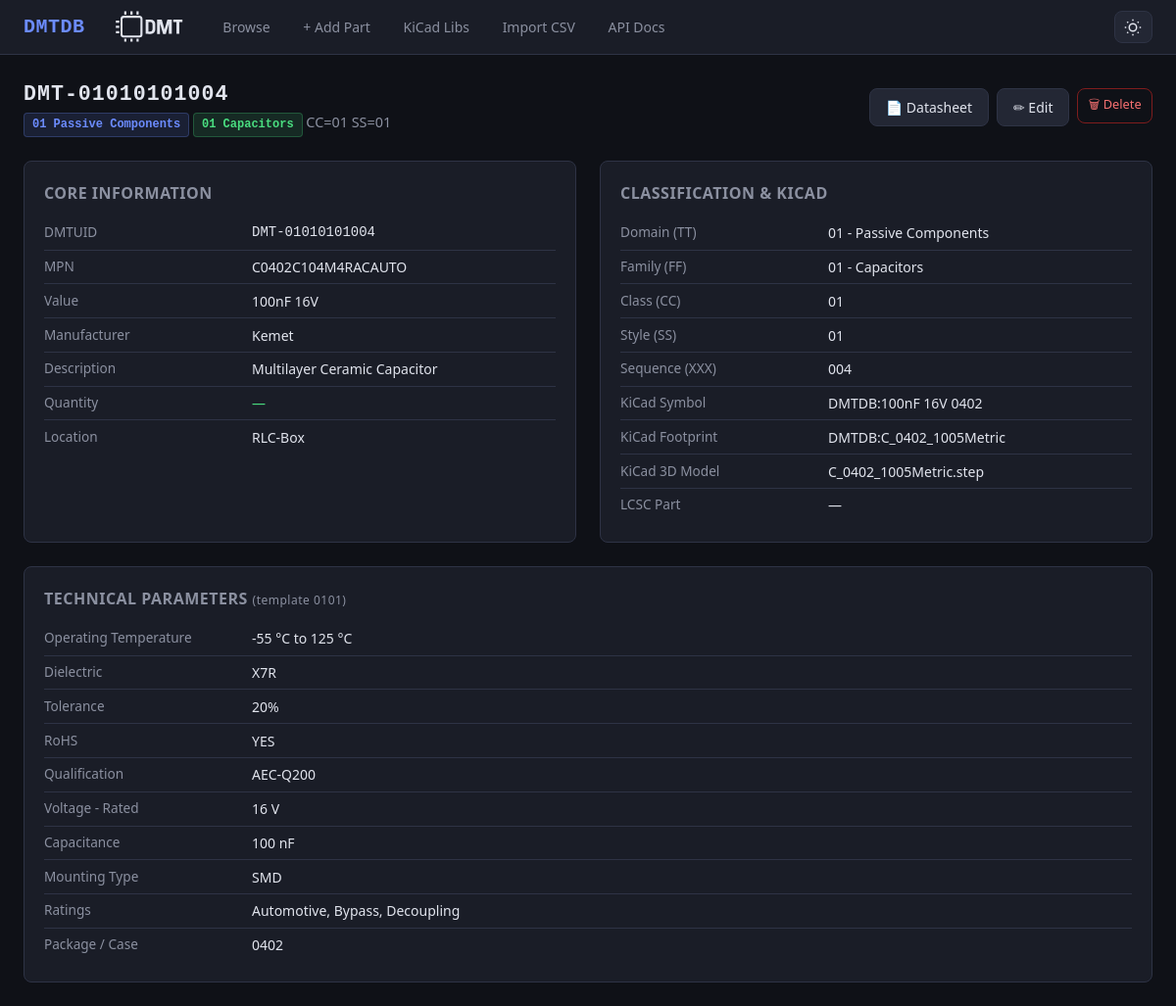
/part/DMT-01010101004, run on an earlier commit of the app's database.
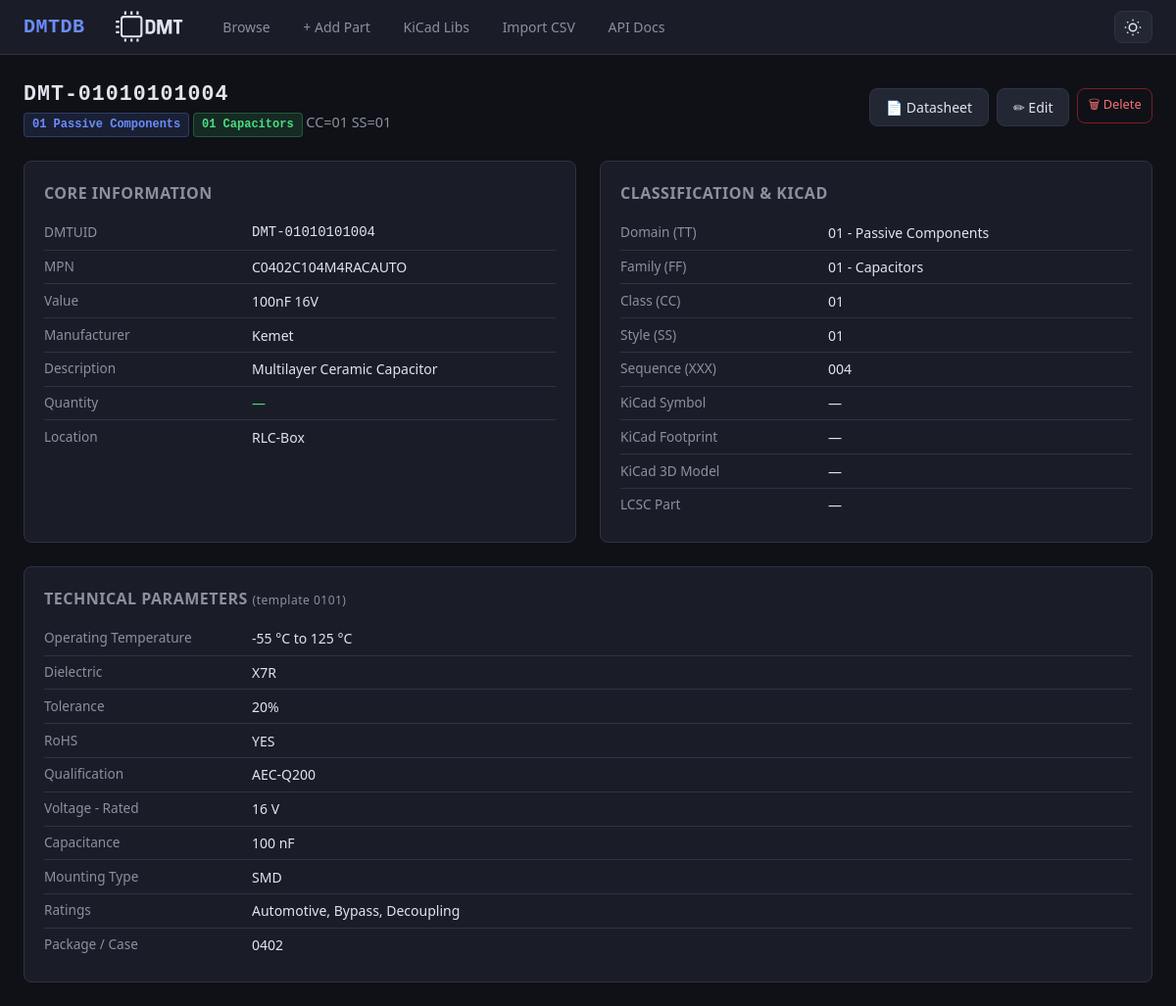
And on a later commit of the database.
### db/models.py (models this page shows, shortened)
class Base(DeclarativeBase):
    pass

class Part(Base):
    __tablename__ = "parts"
    dmtuid = Column(String(20), primary_key=True)               # DMT-TTFFCCSSXXX
    tt  = Column(String(2), nullable=False, index=True)
    ff  = Column(String(2), nullable=False, index=True)
    cc  = Column(String(2), nullable=False, index=True)
    ss  = Column(String(2), nullable=False, index=True)
    xxx = Column(String(3), nullable=False)
    mpn          = Column(String(200), index=True, default="")
    manufacturer = Column(String(200), index=True, default="")
    value        = Column(String(200), index=True, default="")
    description  = Column(Text, default="")
    quantity     = Column(String(50), default="")
    location     = Column(String(200), default="")
    datasheet    = Column(Text, default="")
    kicad_symbol    = Column(String(300), default="")
    kicad_footprint = Column(String(300), default="")
    kicad_libref    = Column(String(300), default="")
    kicad_3dmodel   = Column(String(300), default="")
    extra_json = Column(Text, default="{}")
    notes      = Column(Text, default="")
    created_at = Column(DateTime, default=lambda: datetime.now(timezone.utc))
    updated_at = Column(DateTime, default=lambda: datetime.now(timezone.utc),
                        onupdate=lambda: datetime.now(timezone.utc))
    fields = relationship(
        "PartField", back_populates="part",
        cascade="all, delete-orphan", lazy="selectin",
    )
    __table_args__ = (
        Index("ix_ttffccss", "tt", "ff", "cc", "ss"),
    )

### ui/routes_detail.py (the view)
@ui_bp.route("/part/<dmtuid>")
def part_detail(dmtuid: str):
    session = get_session()
    try:
        part = PartsService.get(session, dmtuid)
        if not part:
            abort(404)
        template = get_fields(part.tt, part.ff)
        return render_template(
            "detail.html",
            part=part,
            template=template,
            domain_name=domain_name,
            family_name=family_name,
        )
    finally:
        session.close()

### db/engine.py (called while the page is built)
def get_session() -> Session:
    if _SessionLocal is None:
        raise RuntimeError("Database not initialised - call init_db() first")
    return _SessionLocal()

### schema/loader.py (called while the page is built)
def domain_name(tt: str) -> str:
    return _domain_map.get(tt, "Unknown")

def family_name(tt: str, ff: str) -> str:
    return _family_map.get(f"{tt}{ff}", "Unknown")

### schema/templates.py (called while the page is built)
def get_fields(tt: str, ff: str) -> Optional[list[str]]:
    return _templates.get(f"{tt}{ff}")

### services/parts_service.py (called while the page is built)
    @staticmethod
    def get(session: Session, dmtuid: str) -> Part | None:
        return session.get(Part, dmtuid.upper())

### templates/detail.html (shortened to what the changed rows need)
{% extends "base.html" %}
{% block content %}
<div class="page-header">
  <div>
    <h1 style="font-family:var(--mono); letter-spacing:1px;">{{ part.dmtuid }}</h1>
    <span class="subtitle">
      <span class="badge badge-domain">{{ part.tt }} {{ domain_name(part.tt) }}</span>
      <span class="badge badge-family">{{ part.ff }} {{ family_name(part.tt, part.ff) }}</span>
      CC={{ part.cc }} SS={{ part.ss }}
    </span>
  </div>
</div>
<div class="detail-grid">
  <div class="detail-card">
    <h2>Core Information</h2>
    <div class="field-row"><span class="field-label">DMTUID</span><span class="field-value"
        style="font-family:var(--mono)">{{ part.dmtuid }}</span></div>
    <div class="field-row"><span class="field-label">MPN</span><span class="field-value">{{ part.mpn or '—' }}</span>
    </div>
    <div class="field-row"><span class="field-label">Value</span><span class="field-value">{{ part.value or '—'
        }}</span></div>
    <div class="field-row"><span class="field-label">Manufacturer</span><span class="field-value">{{ part.manufacturer
        or '—' }}</span></div>
    <div class="field-row"><span class="field-label">Description</span><span class="field-value">{{ part.description or
        '—' }}</span></div>
    <div class="field-row"><span class="field-label">Quantity</span><span class="field-value"
        style="color:var(--green);">{{ part.quantity or '—' }}</span></div>
    <div class="field-row"><span class="field-label">Location</span><span class="field-value">{{ part.location or '—'
        }}</span></div>
  </div>
  <div class="detail-card">
    <h2>Classification & KiCad</h2>
    <div class="field-row"><span class="field-label">Domain (TT)</span><span class="field-value">{{ part.tt }} - {{
        domain_name(part.tt) }}</span></div>
    <div class="field-row"><span class="field-label">Family (FF)</span><span class="field-value">{{ part.ff }} - {{
        family_name(part.tt, part.ff) }}</span></div>
    <div class="field-row"><span class="field-label">Class (CC)</span><span class="field-value">{{ part.cc }}</span>
    </div>
    <div class="field-row"><span class="field-label">Style (SS)</span><span class="field-value">{{ part.ss }}</span>
    </div>
    <div class="field-row"><span class="field-label">Sequence (XXX)</span><span class="field-value">{{ part.xxx
        }}</span></div>
    <div class="field-row"><span class="field-label">KiCad Symbol</span><span class="field-value">{{ part.kicad_symbol
        or '—' }}</span></div>
    <div class="field-row"><span class="field-label">KiCad Footprint</span><span class="field-value">{{
        part.kicad_footprint or '—' }}</span></div>
    <div class="field-row"><span class="field-label">KiCad 3D Model</span><span class="field-value">{{
        part.kicad_3dmodel or '—' }}</span></div>
    <div class="field-row"><span class="field-label">LCSC Part</span><span class="field-value">{{ part.kicad_libref
        or '—' }}</span></div>
  </div>
  {% if part.fields %}
  <div class="detail-card" style="grid-column: 1 / -1;">
    <h2>Technical Parameters
      {% if template %}
      <span style="font-weight:400; font-size:.75rem; color:var(--text-dim); text-transform:none;"> (template {{ part.tt
        }}{{ part.ff }})</span>
      {% endif %}
    </h2>
  </div>
  {% endif %}
</div>
{% endblock %}

What changed in the data, as far as the page shows it:
changed Part "DMT-01010101004": kicad_symbol "DMTDB:100nF 16V 0402" → "—"; kicad_footprint "DMTDB:C_0402_1005Metric" → "—"; kicad_3dmodel "C_0402_1005Metric.step" → "—"
